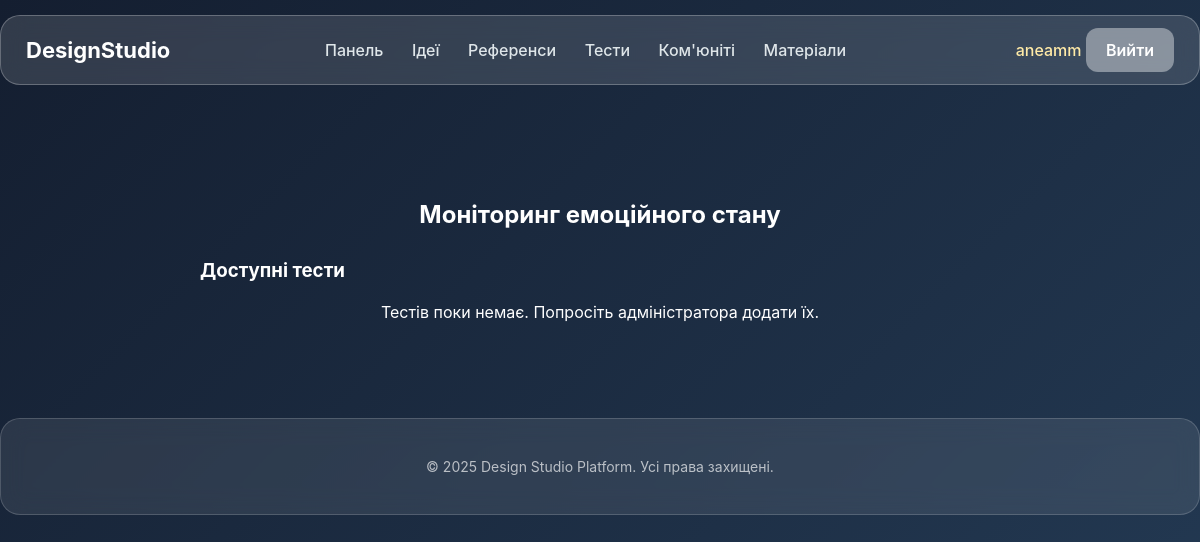
Page /tests/ (signed in) on the earlier database version.
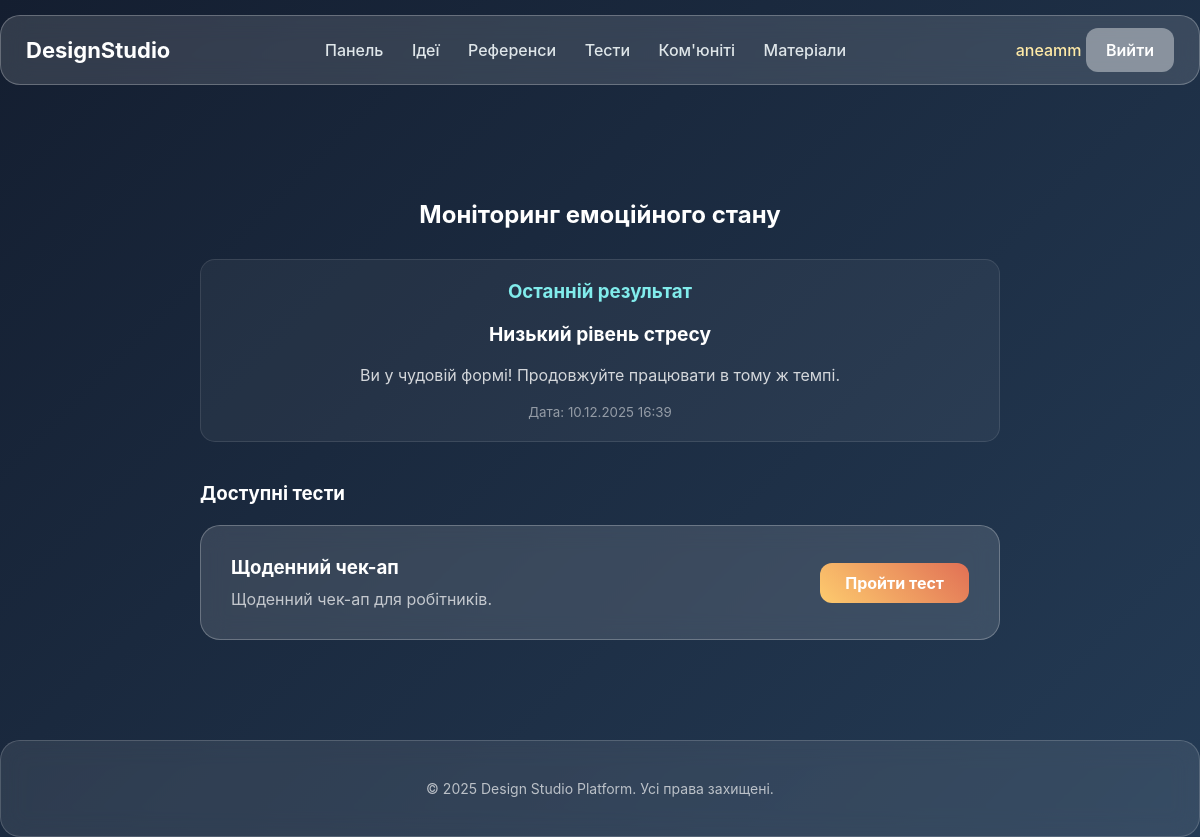
Same page on the later database version.
### accounts/models.py (models this page shows, shortened)
class User(AbstractUser):
    ROLE_CHOICES = [
        ('designer', 'Дизайнер'),
        ('art_director', 'Арт Директор'),
        ('manager', 'Менеджер'),
        ('client', 'Клієнт'),
    ]
    role = models.CharField(
        max_length=20,
        choices=ROLE_CHOICES,
        name='role',
        default='client'
    )
    avatar = models.ImageField(upload_to='avatars/', blank=True, null=True)
    bio = models.TextField(blank=True)

### tests/models.py (models this page shows, shortened)
class UserTestResult(models.Model):
    user = models.ForeignKey(User, on_delete=models.CASCADE, related_name='test_results')
    test = models.ForeignKey(Test, on_delete=models.CASCADE)
    score = models.IntegerField(verbose_name="Набрані бали")
    result_text = models.CharField(max_length=200, verbose_name="Інтерпретація")
    recommendation = models.TextField(verbose_name="Рекомендація")
    date_taken = models.DateTimeField(auto_now_add=True)

class Test(models.Model):
    title = models.CharField(max_length=200, verbose_name="Назва тесту")
    description = models.TextField(verbose_name="Опис")
    created_at = models.DateTimeField(auto_now_add=True)

### tests/views.py (the view)
# urls.py: path('', views.tests_list, name='list'),
@login_required
def tests_list(request):
    tests = Test.objects.all()
    last_result = UserTestResult.objects.filter(user=request.user).last()
    return render(request, 'tests/list.html', {'tests': tests, 'last_result': last_result})

### tests/templates/tests/list.html (shortened to what this page needs)
{% extends 'base.html' %}
{% block content %}
<div style="max-width: 800px; margin: 0 auto;">
    <h2 style="text-align: center; margin-bottom: 30px;">Моніторинг емоційного стану</h2>
    {% if last_result %}
    <div class="result-box">
        <h3 style="margin: 0 0 10px 0; color: #81ecec;">Останній результат</h3>
        <p style="font-size: 1.2rem; font-weight: bold;">{{ last_result.result_text }}</p>
        <p style="opacity: 0.8;">{{ last_result.recommendation }}</p>
        <small style="opacity: 0.5;">Дата: {{ last_result.date_taken|date:"d.m.Y H:i" }}</small>
    </div>
    {% endif %}
    <h3 style="margin-bottom: 20px;">Доступні тести</h3>
    {% for test in tests %}
    <div class="glass test-card">
        <div>
            <h3 style="margin: 0 0 10px 0;">{{ test.title }}</h3>
            <p style="opacity: 0.7; margin: 0;">{{ test.description }}</p>
        </div>
        <a href="{% url 'tests:take' test.id %}" class="start-btn">Пройти тест</a>
    </div>
    {% empty %}
    <p style="text-align: center;">Тестів поки немає. Попросіть адміністратора додати їх.</p>
    {% endfor %}
</div>
{% endblock %}

### templates/base.html (shortened to what this page needs)
<!DOCTYPE html>
<html lang="uk">
<head>
    {% load static %}
    <link rel="stylesheet" href="{% static 'global/css/base.css' %}">
</head>
<body>
<header class="navbar">
    <div class="nav-container glass">
        <div class="logo">
            <a href="/">DesignStudio</a>
        </div>
        <nav class="nav-links">
            <a href="/dashboard/">Панель</a>
            <a href="/ideas/">Ідеї</a>
            <a href="/references/">Референси</a>
            <a href="/tests/">Тести</a>
            <a href="/community/">Ком'юніті</a>
            <a href="/resources/">Матеріали</a>
        </nav>
        <div class="nav-auth">
            {% if user.is_authenticated %}
                <a href="/accounts/profile/">{{ user.username }}</a>
                <form method="post" action="{% url 'accounts:logout' %}" style="display:inline;">
                    <button type="submit" class="logout-btn">Вийти</button>
                </form>
            {% else %}
                <a href="{% url 'accounts:login' %}">Вхід</a>
                <a href="{% url 'accounts:register' %}" class="register-btn">Реєстрація</a>
            {% endif %}
        </div>
    </div>
</header>
<main class="main-container">
    {% block content %}
    {% endblock %}
</main>
<footer class="footer glass">
    <p>© 2025 Design Studio Platform. Усі права захищені.</p>
</footer>
</body>
</html>

### static/global/css/base.css (style rules this page uses)
body { margin: 0; padding: 0; font-family: "Inter", sans-serif; background: linear-gradient(135deg, #141e30, #243b55); color: #fff; min-height: 100vh; }
.glass { background: rgba(255, 255, 255, 0.13); backdrop-filter: blur(12px); -webkit-backdrop-filter: blur(12px); border-radius: 20px; border: 1px solid rgba(255, 255, 255, 0.25); }
.navbar { width: 100%; padding: 15px 0; position: sticky; top: 0; }
.nav-container { max-width: 1200px; margin: auto; padding: 12px 25px; display: flex; align-items: center; justify-content: space-between; }
.logo a { font-size: 22px; font-weight: 700; color: #fff; text-decoration: none; }
.nav-links a { margin: 0 12px; color: #dfe6e9; text-decoration: none; font-weight: 500; transition: 0.3s; }
.nav-auth a { margin-left: 15px; color: #ffeaa7; text-decoration: none; font-weight: 500; }
.nav-auth button.logout-btn, .nav-auth a.register-btn { width: auto; padding: 12px 20px; background: rgba(255, 255, 255, 0.4); border: none; border-radius: 12px; cursor: pointer; font-size: 16px; font-weight: 600; font-family: inherit; color: #ffffff; transition: 0.2s ease-in-out; text-decoration: none; }
.main-container { max-width: 1200px; margin: 60px auto; padding: 20px; }
.footer { max-width: 100%; text-align: center; padding: 25px 0; margin-top: 60px; font-size: 14px; opacity: 0.7; }

### tests/templates/tests/list.html (style rules this page uses)
.test-card { padding: 30px; display: flex; justify-content: space-between; align-items: center; margin-bottom: 20px; }
.result-box { background: rgba(255, 255, 255, 0.05); padding: 20px; border-radius: 15px; margin-bottom: 40px; text-align: center; border: 1px solid rgba(255,255,255,0.1); }
.start-btn { background: linear-gradient(45deg, #fdcb6e, #e17055); color: white; padding: 10px 25px; border-radius: 12px; text-decoration: none; font-weight: bold; transition: 0.3s; }

Differences in the rows shown:
added UserTestResult: result_text "Низький рівень стресу", recommendation "Ви у чудовій формі! Продовжуйте працювати в тому ж темпі.", date_taken "10.12.2025 16:39"
added Test: title "Щоденний чек-ап", description "Щоденний чек-ап для робітників."
Other differences:
text no longer shown: "Тестів поки немає. Попросіть адміністратора додати їх."
text now shown: "Останній результат Дата:"
